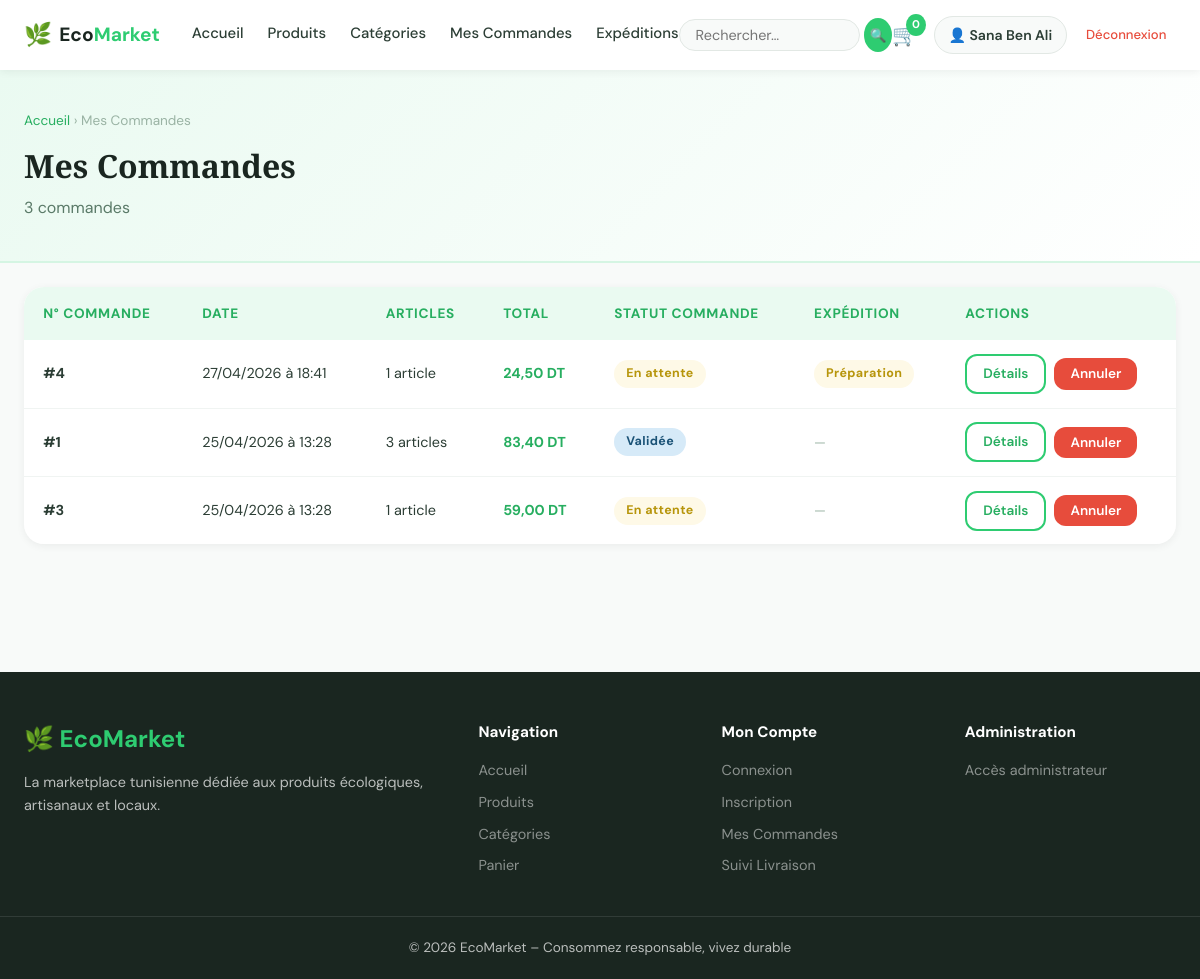
/pages/commandes.php (signed in), run on the app's committed database.
### tables this page shows
CREATE TABLE `commandes` (
  `id` int(10) UNSIGNED NOT NULL,
  `client_id` int(10) UNSIGNED NOT NULL,
  `date_cmd` timestamp NOT NULL DEFAULT current_timestamp(),
  `statut` enum('en_attente','validee','expediee','livree','annulee') DEFAULT 'en_attente',
  `total` decimal(10,2) NOT NULL DEFAULT 0.00,
  `notes` text DEFAULT NULL
);

### pages/commandes.php (the view, shortened to what this page needs)
<?php
require_once __DIR__ . '/../includes/config.php';
$pdo = getPDO();
$stmt = $pdo->prepare("
    SELECT c.*, COUNT(cp.id) AS nb_articles,
           e.statut AS statut_exp, e.numero_suivi
    FROM commandes c
    LEFT JOIN commandes_produits cp ON cp.commande_id = c.id
    LEFT JOIN expeditions e ON e.commande_id = c.id
    WHERE c.client_id = ?
    GROUP BY c.id
    ORDER BY c.date_cmd DESC
");
$stmt->execute([clientId()]);
$commandes = $stmt->fetchAll();
include __DIR__ . '/../includes/header.php';
?>
<div class="page-header">
    <div class="container">
        <div class="breadcrumb"><a href="<?= SITE_URL ?>">Accueil</a> › Mes Commandes</div>
        <h1>Mes Commandes</h1>
        <p><?= count($commandes) ?> commande<?= count($commandes) > 1 ? 's' : '' ?></p>
    </div>
</div>
<section class="section" style="padding-top:1.5rem;">
<div class="container">
<?php if (empty($commandes)): ?>
    <div class="empty-state">
        <div class="empty-icon">📭</div>
        <h3>Aucune commande</h3>
        <p>Vous n'avez pas encore passé de commande.</p>
        <a href="produits.php" class="btn btn-primary">Commencer mes achats</a>
    </div>
<?php else: ?>
    <div class="table-wrapper">
        <table>
            <thead>
                <tr>
                    <th>N° Commande</th>
                    <th>Date</th>
                    <th>Articles</th>
                    <th>Total</th>
                    <th>Statut Commande</th>
                    <th>Expédition</th>
                    <th>Actions</th>
                </tr>
            </thead>
            <tbody>
                <?php foreach ($commandes as $cmd): ?>
                <tr>
                    <td><strong>#<?= $cmd['id'] ?></strong></td>
                    <td><?= date('d/m/Y à H:i', strtotime($cmd['date_cmd'])) ?></td>
                    <td><?= $cmd['nb_articles'] ?> article<?= $cmd['nb_articles'] > 1 ? 's' : '' ?></td>
                    <td><strong style="color:var(--green-dark);"><?= prix((float)$cmd['total']) ?></strong></td>
                    <td><?= statutBadge($cmd['statut']) ?></td>
                    <td>
                        <?php if ($cmd['statut_exp']): ?>
                            <?= statutExpBadge($cmd['statut_exp']) ?>
                        <?php else: ?>
                            <span style="color:var(--gray-400);font-size:.85rem;">—</span>
                        <?php endif; ?>
                    </td>
                    <td>
                        <div style="display:flex;gap:.5rem;align-items:center;flex-wrap:wrap;">
                        <a href="commande_detail.php?id=<?= $cmd['id'] ?>" class="btn btn-outline btn-sm">Détails</a>
                        <?php if (in_array($cmd['statut'], ['en_attente', 'validee'])): ?>
                        <form method="POST" action="" style="display:inline;"
                              onsubmit="return confirm('Confirmer l\'annulation de la commande #<?= $cmd['id'] ?> ?');">
                            <button type="submit" class="btn btn-danger btn-sm">Annuler</button>
                        </form>
                        <?php endif; ?>
                        </div>
                    </td>
                </tr>
                <?php endforeach; ?>
            </tbody>
        </table>
    </div>
<?php endif; ?>
</div>
</section>
<?php include __DIR__ . '/../includes/footer.php'; ?>

### includes/config.php (shortened to what this page needs)
<?php
function prix(float $p): string {
    return number_format($p, 2, ',', ' ') . ' DT';
}
function statutBadge(string $s): string {
    $map = [
        'en_attente' => ['En attente',  'warning'],
        'validee'    => ['Validée',     'info'],
        'expediee'   => ['Expédiée',    'primary'],
        'livree'     => ['Livrée',      'success'],
        'annulee'    => ['Annulée',     'danger'],
    ];
    $d = $map[$s] ?? [$s, 'secondary'];
    return '<span class="badge badge-' . $d[1] . '">' . $d[0] . '</span>';
}
function statutExpBadge(string $s): string {
    $map = [
        'preparation' => ['Préparation', 'warning'],
        'en_transit'  => ['En transit',  'info'],
        'livre'       => ['Livré',       'success'],
        'echec'       => ['Échec',       'danger'],
    ];
    $d = $map[$s] ?? [$s, 'secondary'];
    return '<span class="badge badge-' . $d[1] . '">' . $d[0] . '</span>';
}

### assets/css/style.css (style rules this page uses)
:root { --green: #2ecc71; --green-dark: #27ae60; --green-light: #d5f5e3; --green-xlight:#eafaf1; --white: #ffffff; --gray-50: #f8faf9; --gray-100: #f0f4f2; --gray-200: #e2e8e4; --gray-400: #9ab3a4; --gray-600: #5a7a68; --gray-800: #2c3e35; --black: #1a2620; --radius: 12px; --radius-lg: 20px; --shadow-sm: 0 2px 8px rgba(0,0,0,.06); --shadow-md: 0 6px 24px rgba(0,0,0,.1); --shadow-lg: 0 16px 48px rgba(0,0,0,.14); --font-head: 'Playfair Display', Georgia, serif; --font-body: 'DM Sans', system-ui, sans-serif; --transition: all .25s ease; }
*, *::before, *::after { box-sizing: border-box; margin: 0; padding: 0; }
html { scroll-behavior: smooth; }
body { font-family: var(--font-body); font-size: 16px; color: var(--gray-800); background: var(--gray-50); line-height: 1.6; }
a { color: inherit; text-decoration: none; }
button, input, select, textarea { font-family: inherit; }
.container { max-width: 1200px; margin: 0 auto; padding: 0 1.5rem; }
.btn { display: inline-flex; align-items: center; justify-content: center; gap: .4rem; padding: .7rem 1.5rem; border-radius: var(--radius); font-weight: 600; font-size: .95rem; cursor: pointer; border: none; transition: var(--transition); text-align: center; }
.btn-outline { background: transparent; border: 2px solid var(--green); color: var(--green-dark); }
.btn-danger { background: #e74c3c; color: var(--white); }
.btn-sm { padding: .45rem 1rem; font-size: .85rem; }
.section { padding: 4rem 0; }
.table-wrapper { overflow-x: auto; border-radius: var(--radius-lg); box-shadow: var(--shadow-sm); }
table { width: 100%; border-collapse: collapse; background: var(--white); }
th { background: var(--green-xlight); color: var(--green-dark); font-weight: 700; font-size: .85rem; text-transform: uppercase; letter-spacing: .05em; padding: 1rem 1.2rem; text-align: left; }
td { padding: .85rem 1.2rem; border-bottom: 1px solid var(--gray-100); font-size: .9rem; vertical-align: middle; }
tr:last-child td { border-bottom: none; }
.badge { display: inline-block; padding: .25rem .75rem; border-radius: 50px; font-size: .78rem; font-weight: 700; letter-spacing: .03em; }
.badge-warning { background: #fef9e7; color: #b7950b; }
.badge-info { background: #d6eaf8; color: #1a5276; }
.page-header { background: linear-gradient(135deg, var(--green-xlight), var(--white)); border-bottom: 2px solid var(--green-light); padding: 2.5rem 0; }
.page-header h1 { font-family: var(--font-head); font-size: 2rem; color: var(--black); }
.page-header p { color: var(--gray-600); margin-top: .25rem; }
.breadcrumb { font-size: .85rem; color: var(--gray-400); margin-bottom: .5rem; }
.breadcrumb a { color: var(--green-dark); }

### data on the page
commandes: id "4", date_cmd "27/04/2026 à 18:41", nb_articles "1", total "24,50 DT", statut "En attente", d "Préparation"
commandes: id "1", date_cmd "25/04/2026 à 13:28", nb_articles "3", total "83,40 DT", statut "Validée"
commandes: id "3", date_cmd "25/04/2026 à 13:28", nb_articles "1", total "59,00 DT", statut "En attente"

### other printed values
cartCount() "0"
$_SESSION['client_nom'] "Sana Ben Ali"
count($commandes) "3"
